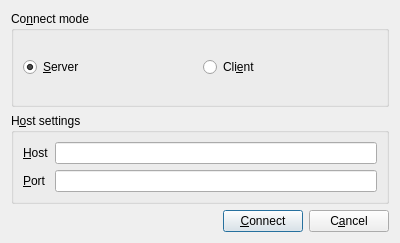
<?xml version="1.0" encoding="UTF-8"?>
<ui version="4.0">
 <class>ConnectDialog</class>
 <widget class="QDialog" name="ConnectDialog">
  <property name="geometry">
   <rect>
    <x>0</x>
    <y>0</y>
    <width>400</width>
    <height>243</height>
   </rect>
  </property>
  <property name="sizePolicy">
   <sizepolicy hsizetype="Preferred" vsizetype="Ignored">
    <horstretch>0</horstretch>
    <verstretch>0</verstretch>
   </sizepolicy>
  </property>
  <property name="sizeIncrement">
   <size>
    <width>0</width>
    <height>0</height>
   </size>
  </property>
  <property name="windowTitle">
   <string>Dialog</string>
  </property>
  <layout class="QVBoxLayout" name="verticalLayout_2">
   <item>
    <widget class="QGroupBox" name="modeGroupBox">
     <property name="title">
      <string>Co&amp;nnect mode</string>
     </property>
     <layout class="QHBoxLayout" name="horizontalLayout_3">
      <item>
       <widget class="QRadioButton" name="serverRadioButton">
        <property name="text">
         <string>&amp;Server</string>
        </property>
        <property name="checked">
         <bool>true</bool>
        </property>
       </widget>
      </item>
      <item>
       <widget class="QRadioButton" name="clientRadioButton">
        <property name="text">
         <string>Cli&amp;ent</string>
        </property>
        <property name="checked">
         <bool>false</bool>
        </property>
       </widget>
      </item>
     </layout>
    </widget>
   </item>
   <item>
    <widget class="QGroupBox" name="hostGroupBox">
     <property name="sizePolicy">
      <sizepolicy hsizetype="Preferred" vsizetype="Fixed">
       <horstretch>0</horstretch>
       <verstretch>0</verstretch>
      </sizepolicy>
     </property>
     <property name="title">
      <string>H&amp;ost settings</string>
     </property>
     <layout class="QVBoxLayout" name="verticalLayout">
      <item>
       <layout class="QGridLayout" name="gridLayout">
        <item row="0" column="0">
         <widget class="QLabel" name="hostLabel">
          <property name="text">
           <string>&amp;Host</string>
          </property>
          <property name="buddy">
           <cstring>hostLineEdit</cstring>
          </property>
         </widget>
        </item>
        <item row="0" column="1">
         <widget class="QLineEdit" name="hostLineEdit"/>
        </item>
        <item row="1" column="0">
         <widget class="QLabel" name="portLabel">
          <property name="text">
           <string>&amp;Port</string>
          </property>
          <property name="buddy">
           <cstring>portLineEdit</cstring>
          </property>
         </widget>
        </item>
        <item row="1" column="1">
         <widget class="QLineEdit" name="portLineEdit"/>
        </item>
       </layout>
      </item>
     </layout>
    </widget>
   </item>
   <item>
    <layout class="QHBoxLayout" name="buttonsLayout">
     <item>
      <spacer name="horizontalSpacer">
       <property name="orientation">
        <enum>Qt::Horizontal</enum>
       </property>
       <property name="sizeHint" stdset="0">
        <size>
         <width>40</width>
         <height>20</height>
        </size>
       </property>
      </spacer>
     </item>
     <item>
      <widget class="QPushButton" name="connectPushButton">
       <property name="text">
        <string>&amp;Connect</string>
       </property>
       <property name="default">
        <bool>true</bool>
       </property>
      </widget>
     </item>
     <item>
      <widget class="QPushButton" name="cancelPushButton">
       <property name="text">
        <string>C&amp;ancel</string>
       </property>
      </widget>
     </item>
    </layout>
   </item>
  </layout>
 </widget>
 <resources/>
 <connections>
  <connection>
   <sender>clientRadioButton</sender>
   <signal>clicked(bool)</signal>
   <receiver>hostLineEdit</receiver>
   <slot>setEnabled(bool)</slot>
   <hints>
    <hint type="sourcelabel">
     <x>56</x>
     <y>48</y>
    </hint>
    <hint type="destinationlabel">
     <x>107</x>
     <y>128</y>
    </hint>
   </hints>
  </connection>
  <connection>
   <sender>serverRadioButton</sender>
   <signal>clicked(bool)</signal>
   <receiver>hostLineEdit</receiver>
   <slot>setDisabled(bool)</slot>
   <hints>
    <hint type="sourcelabel">
     <x>254</x>
     <y>48</y>
    </hint>
    <hint type="destinationlabel">
     <x>257</x>
     <y>126</y>
    </hint>
   </hints>
  </connection>
  <connection>
   <sender>connectPushButton</sender>
   <signal>clicked()</signal>
   <receiver>ConnectDialog</receiver>
   <slot>accept()</slot>
   <hints>
    <hint type="sourcelabel">
     <x>281</x>
     <y>206</y>
    </hint>
    <hint type="destinationlabel">
     <x>190</x>
     <y>219</y>
    </hint>
   </hints>
  </connection>
  <connection>
   <sender>cancelPushButton</sender>
   <signal>clicked()</signal>
   <receiver>ConnectDialog</receiver>
   <slot>reject()</slot>
   <hints>
    <hint type="sourcelabel">
     <x>356</x>
     <y>203</y>
    </hint>
    <hint type="destinationlabel">
     <x>285</x>
     <y>225</y>
    </hint>
   </hints>
  </connection>
 </connections>
</ui>
